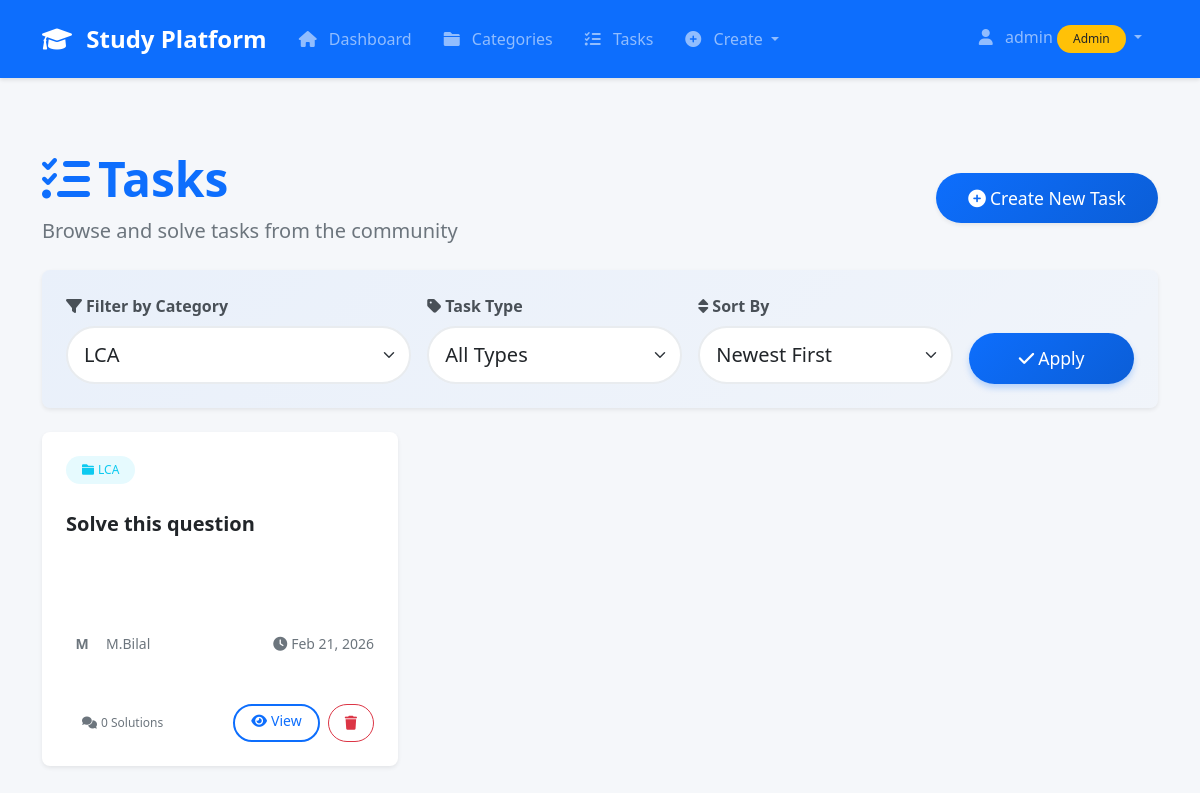
Page /tasks?category=1 (signed in) on the committed database.
### utils/database.py (models this page shows)
class User(UserMixin, db.Model):
    __tablename__ = 'user'
    id = db.Column(db.Integer, primary_key=True)
    username = db.Column(db.String(80), unique=True, nullable=False)
    email = db.Column(db.String(120), unique=True, nullable=False)
    password_hash = db.Column(db.String(200), nullable=False)
    is_admin = db.Column(db.Boolean, default=False)
    created_at = db.Column(db.DateTime, default=datetime.utcnow)
    uploaded_materials = db.relationship('StudyMaterial', backref='uploader', lazy='dynamic', foreign_keys='StudyMaterial.uploaded_by')
    created_categories = db.relationship('Category', backref='creator', lazy='dynamic', foreign_keys='Category.created_by')
    created_tasks = db.relationship('Task', backref='creator', lazy='dynamic', foreign_keys='Task.created_by')
    solutions = db.relationship('Solution', backref='solver', lazy='dynamic', foreign_keys='Solution.solved_by')
    accessible_categories = db.relationship('Category', secondary=user_category_access,
                                          lazy='subquery', backref=db.backref('accessible_users', lazy=True))

class Task(db.Model):
    __tablename__ = 'task'
    id = db.Column(db.Integer, primary_key=True)
    title = db.Column(db.String(200), nullable=False)
    description = db.Column(db.Text)  # Now optional
    task_type = db.Column(db.String(20), default='text')  # 'text', 'image', 'pdf'
    file_path = db.Column(db.String(500))  # For image/pdf tasks
    file_size = db.Column(db.Integer)  # Size in bytes for file tasks
    category_id = db.Column(db.Integer, db.ForeignKey('category.id'), nullable=False)
    created_by = db.Column(db.Integer, db.ForeignKey('user.id'), nullable=False)
    created_at = db.Column(db.DateTime, default=datetime.utcnow)
    solutions = db.relationship('Solution', backref='task', lazy='dynamic', cascade='all, delete-orphan')
    __table_args__ = (
        db.Index('idx_task_category', 'category_id'),
        db.Index('idx_task_created_by', 'created_by'),
        db.Index('idx_task_created_at', 'created_at'),
        db.Index('idx_task_type', 'task_type'),
    )

class Category(db.Model):
    __tablename__ = 'category'
    id = db.Column(db.Integer, primary_key=True)
    name = db.Column(db.String(100), nullable=False)
    description = db.Column(db.Text)
    created_by = db.Column(db.Integer, db.ForeignKey('user.id'), nullable=False)
    created_at = db.Column(db.DateTime, default=datetime.utcnow)
    materials = db.relationship('StudyMaterial', backref='category', lazy='dynamic', cascade='all, delete-orphan')
    tasks = db.relationship('Task', backref='category', lazy='dynamic', cascade='all, delete-orphan')
    __table_args__ = (
        db.Index('idx_category_created_at', 'created_at'),
        db.Index('idx_category_name', 'name'),
    )

### app.py (the view)
@app.route('/tasks')
@login_required
def tasks():
    try:
        category_id = request.args.get('category', type=int)
        page = request.args.get('page', 1, type=int)
        sort = request.args.get('sort', 'newest')
        query = Task.query
        if category_id:
            query = query.filter_by(category_id=category_id)
        if sort == 'newest':
            query = query.order_by(Task.created_at.desc())
        elif sort == 'oldest':
            query = query.order_by(Task.created_at.asc())
        elif sort == 'most_solutions':
            query = query.order_by(Task.created_at.desc())
        tasks_pagination = query.paginate(
            page=page,
            per_page=app.config['TASKS_PER_PAGE'],
            error_out=False
        )
        categories = Category.query.all()
        tasks_with_counts = []
        for task in tasks_pagination.items:
            task_dict = {
                'id': task.id,
                'title': task.title,
                'description': task.description,
                'created_at': task.created_at,
                'creator': task.creator,
                'category': task.category,
                'solutions_count': task.solutions.count()
            }
            tasks_with_counts.append(task_dict)
        return render_template(
            'tasks.html',
            tasks=tasks_with_counts,
            pagination=tasks_pagination,
            categories=categories,
            selected_category=category_id,
            current_sort=sort
        )
    except Exception as e:
        flash(f'Error loading tasks: {str(e)}', 'error')
        return redirect(url_for('dashboard'))

### templates/tasks.html (shortened to what this page needs)
{% extends "base.html" %}
{% block content %}
<div class="container-fluid px-0">
    <div class="row mb-4">
        <div class="col-12">
            <div class="d-flex flex-column flex-md-row justify-content-between align-items-md-center gap-3">
                <div>
                    <h1 class="display-5 fw-bold text-primary mb-2">
                        <i class="fas fa-tasks me-2"></i>Tasks
                    </h1>
                    <p class="text-muted lead mb-0">Browse and solve tasks from the community</p>
                </div>
                <div>
                    <a href="{{ url_for('add_task') }}" class="btn btn-primary btn-lg rounded-pill shadow-sm">
                        <i class="fas fa-plus-circle me-2"></i>Create New Task
                    </a>
                </div>
            </div>
        </div>
    </div>
    <div class="row mb-4">
        <div class="col-12">
            <div class="card border-0 shadow-sm bg-gradient-primary-light">
                <div class="card-body">
                    <form method="GET" action="{{ url_for('tasks') }}" class="row g-3 align-items-end">
                        <div class="col-12 col-md-4">
                            <label for="category" class="form-label fw-semibold">
                                <i class="fas fa-filter me-1"></i>Filter by Category
                            </label>
                            <select name="category" id="category" class="form-select form-select-lg rounded-pill">
                                {% for category in categories %}
                                <option value="{{ category.id }}" {% if selected_category == category.id %}selected{% endif %}>
                                    {{ category.name }}
                                </option>
                                {% endfor %}
                            </select>
                        </div>
                        <div class="col-12 col-md-3">
                            <label for="type" class="form-label fw-semibold">
                                <i class="fas fa-tag me-1"></i>Task Type
                            </label>
                            <select name="type" id="type" class="form-select form-select-lg rounded-pill">
                                <option value="">All Types</option>
                            </select>
                        </div>
                        <div class="col-12 col-md-3">
                            <label for="sort" class="form-label fw-semibold">
                                <i class="fas fa-sort me-1"></i>Sort By
                            </label>
                            <select name="sort" id="sort" class="form-select form-select-lg rounded-pill">
                                <option value="newest" {% if current_sort == 'newest' %}selected{% endif %}>Newest First</option>
                            </select>
                        </div>
                        <div class="col-12 col-md-2">
                            <button type="submit" class="btn btn-primary btn-lg w-100 rounded-pill">
                                <i class="fas fa-check me-2"></i>Apply
                            </button>
                        </div>
                    </form>
                </div>
            </div>
        </div>
    </div>
    <div class="row g-4">
        {% if tasks %}
            {% for task in tasks %}
            <div class="col-12 col-md-6 col-lg-4">
                <div class="card h-100 border-0 shadow-sm hover-lift">
                    <div class="card-header bg-transparent border-0 pt-4 px-4">
                        <div class="d-flex justify-content-between align-items-start">
                            <span class="badge bg-info-soft text-info rounded-pill px-3 py-2">
                                <i class="fas fa-folder me-1"></i>{{ task.category.name }}
                            </span>
                            <span class="badge
                                 rounded-pill px-3 py-2">
                            </span>
                        </div>
                    </div>
                    <div class="card-body pt-2 px-4">
                        <h5 class="card-title fw-bold mb-3">
                            <a href="{{ url_for('view_task', task_id=task.id) }}" class="text-decoration-none text-dark stretched-link">
                                {{ task.title }}
                            </a>
                        </h5>
                        <div class="task-preview mb-3">
                        </div>
                        <div class="d-flex align-items-center justify-content-between text-muted small">
                            <div class="d-flex align-items-center">
                                <div class="avatar-circle
                                     me-2">
                                    {{ task.creator.username[0]|upper }}
                                </div>
                                <span>{{ task.creator.username }}</span>
                            </div>
                            <span><i class="fas fa-clock me-1"></i>{{ task.created_at.strftime('%b %d, %Y') }}</span>
                        </div>
                    </div>
                    <div class="card-footer bg-transparent border-0 pb-4 px-4">
                        <div class="d-flex justify-content-between align-items-center">
                            <span class="badge bg-secondary-soft text-secondary rounded-pill">
                                <i class="fas fa-comments me-1"></i>{{ task.solutions_count }} Solutions
                            </span>
                            <div class="d-flex gap-2">
                                <a href="{{ url_for('view_task', task_id=task.id) }}" class="btn btn-outline-primary rounded-pill btn-sm">
                                    <i class="fas fa-eye me-1"></i>View
                                </a>
                                {% if current_user.is_admin or task.creator.id == current_user.id %}
                                <button onclick="deleteTask({{ task.id }})" class="btn btn-outline-danger rounded-pill btn-sm">
                                    <i class="fas fa-trash"></i>
                                </button>
                                {% endif %}
                            </div>
                        </div>
                    </div>
                </div>
            </div>
            {% endfor %}
        {% endif %}
    </div>
</div>
{% endblock %}

### templates/base.html (shortened to what this page needs)
<!DOCTYPE html>
<html lang="en">
<head>
    <link href="https://cdn.jsdelivr.net/npm/bootstrap@5.1.3/dist/css/bootstrap.min.css" rel="stylesheet">
    <link rel="stylesheet" href="https://cdnjs.cloudflare.com/ajax/libs/font-awesome/6.0.0/css/all.min.css">
    <link rel="stylesheet" href="{{ url_for('static', filename='css/style.css') }}">
    <link rel="stylesheet" href="https://cdnjs.cloudflare.com/ajax/libs/font-awesome/6.0.0/css/all.min.css">
    <link rel="stylesheet" href="https://cdnjs.cloudflare.com/ajax/libs/animate.css/4.1.1/animate.min.css"/>
    </head>
<body>
    <nav class="navbar navbar-expand-lg navbar-dark bg-primary">
        <div class="container">
            <a class="navbar-brand" href="{{ url_for('dashboard') }}">
                <i class="fas fa-graduation-cap"></i> Study Platform
            </a>
            {% if current_user.is_authenticated %}
            <div class="collapse navbar-collapse" id="navbarNav">
                <ul class="navbar-nav me-auto">
                    <li class="nav-item">
                        <a class="nav-link" href="{{ url_for('dashboard') }}">
                            <i class="fas fa-home"></i> Dashboard
                        </a>
                    </li>
                    <li class="nav-item">
                        <a class="nav-link" href="{{ url_for('categories') }}">
                            <i class="fas fa-folder"></i> Categories
                        </a>
                    </li>
                    <li class="nav-item">
                        <a class="nav-link" href="{{ url_for('tasks') }}">
                            <i class="fas fa-tasks"></i> Tasks
                        </a>
                    </li>
                    <li class="nav-item dropdown">
                        <a class="nav-link dropdown-toggle" href="#" id="createDropdown" role="button" data-bs-toggle="dropdown">
                            <i class="fas fa-plus-circle"></i> Create
                        </a>
                    </li>
                </ul>
                <ul class="navbar-nav">
                    <li class="nav-item dropdown">
                        <a class="nav-link dropdown-toggle" href="#" id="userDropdown" role="button" data-bs-toggle="dropdown">
                            <i class="fas fa-user"></i> {{ current_user.username }}
                            {% if current_user.is_admin %}
                            <span class="badge bg-warning text-dark">Admin</span>
                            {% endif %}
                        </a>
                    </li>
                </ul>
            </div>
            {% endif %}
        </div>
    </nav>
    <main class="container mt-4">
        {% block content %}{% endblock %}
    </main>
    <div class="toast-container position-fixed bottom-0 end-0 p-3" style="z-index: 9999;"></div>
</body>
</html>

### rows in the picture
User: username "admin"
Task: category.name "LCA", title "Solve this question", creator "M", creator.username "M.Bilal", created_at "Feb 21, 2026", solutions_count "0"

### other values in the picture
form field category "LCA"
